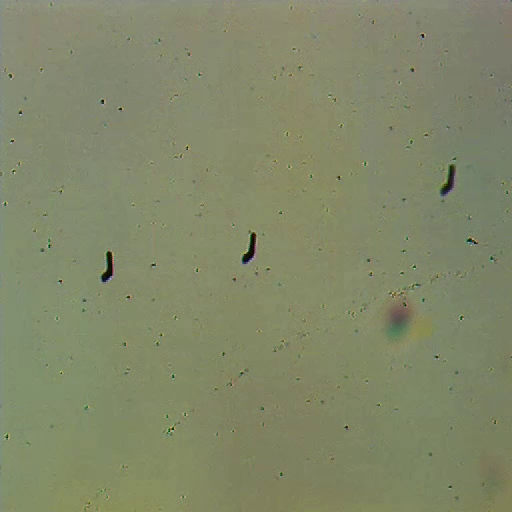
#> input picture frame 22 of python/video_cut.mp4, 512 x 512 px
$ python 'sample tracking.py'
#> lines starting #> are read from the running program, lines starting #| are printed output that depends on the picture; after the words box and inside, x2 and y2 are one past the last pixel; in counts of white or black regions, pixels touching at a corner belong together
import cv2
import numpy as np
import matplotlib.pyplot as plt

# Read video file
video_path = r"F:\cagatay_folders\planar\data\septemebr 2022\dataselect\video_cut.mp4"
cap = cv2.VideoCapture(video_path)

# Read the first frame
ret, frame = cap.read()
#> frame is the input picture: shape (512, 512, 3); mean B, G, R 104.2, 135.2, 129.7

if not ret:
    print("Error reading video frame.")
    exit()

# Convert the frame to grayscale
gray_frame = cv2.cvtColor(frame, cv2.COLOR_BGR2GRAY)
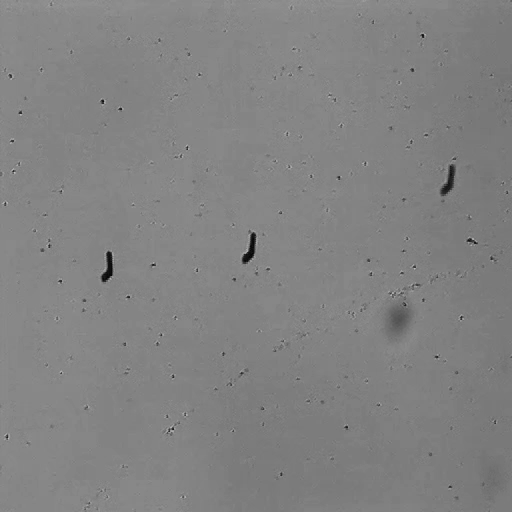
#> gray_frame: shape (512, 512); min 4, max 196, mean 130
plt.figure(figsize=(10, 6))

# Display the original frame
plt.subplot(2, 2, 1)
plt.imshow(cv2.cvtColor(frame, cv2.COLOR_BGR2RGB))
plt.title("Original Frame")

# Display the grayscale frame
plt.subplot(2, 2, 2)
plt.imshow(gray_frame, cmap='gray')
plt.title("Grayscale")

# Apply thresholding to the grayscale frame
_, binary_frame = cv2.threshold(gray_frame, 64, 255, cv2.THRESH_BINARY)
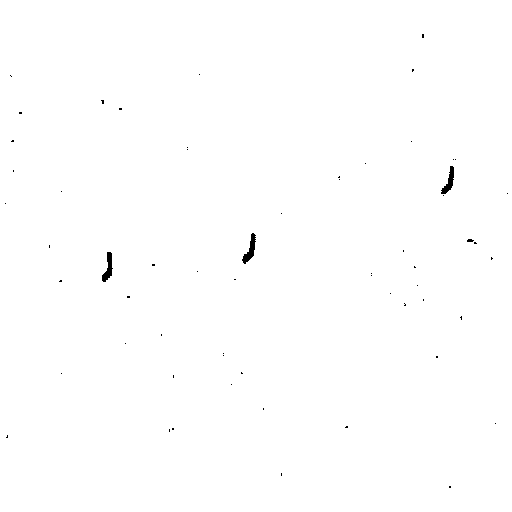
#> binary_frame: shape (512, 512); 99.7% white; 60 black regions (57 under 20 px), largest, box (x1, y1, x2, y2) and area: (242, 233, 256, 264) 177, (102, 252, 113, 282) 164, (441, 166, 454, 194) 156
plt.subplot(2, 2, 3)
plt.imshow(binary_frame, cmap='gray')
plt.title("Binary Thresholding")

# Invert the binary frame and fill holes
inverted_frame = cv2.bitwise_not(binary_frame)
filled_frame = cv2.morphologyEx(inverted_frame, cv2.MORPH_CLOSE, cv2.getStructuringElement(cv2.MORPH_RECT, (5, 5)))
#> filled_frame: shape (512, 512); 0.26% white; 52 white regions (48 under 20 px), largest, box (x1, y1, x2, y2) and area: (242, 233, 256, 264) 180, (102, 252, 113, 282) 164, (441, 166, 454, 196) 161, (467, 239, 477, 244) 23
filled_frame = cv2.bitwise_not(filled_frame)
#> filled_frame: shape (512, 512); 99.7% white; 52 black regions (48 under 20 px)
plt.subplot(2, 2, 4)
plt.imshow(filled_frame, cmap='gray')
plt.title("Inverted and Holes Filled")


# Find contours in the filled_frame
contours, _ = cv2.findContours(filled_frame, mode=cv2.RETR_TREE, method=cv2.CHAIN_APPROX_NONE)
#> contours = 55 contours, 50 with area under 20; largest, box (x1, y1, x2, y2) and area: (0, 0, 512, 512) 261121, (241, 232, 257, 265) 214, (101, 251, 114, 283) 198, (440, 165, 455, 197) 195, (466, 238, 475, 243) 26
print("Number of contours:", len(contours))
#| Number of contours: 55

# Define a minimum contour area threshold
min_contour_area = 50  # Adjust this value according to your needs

# Filter out small contours based on area
filtered_contours = [contour for contour in contours if cv2.contourArea(contour) > min_contour_area]
#> filtered_contours = 4 contours; box (x1, y1, x2, y2) and area: (0, 0, 512, 512) 261121, (241, 232, 257, 265) 214, (101, 251, 114, 283) 198, (440, 165, 455, 197) 195

# Exclude the first contour from filtered_contours
filtered_contours = filtered_contours[1:]
#> filtered_contours = 3 contours; box (x1, y1, x2, y2) and area: (241, 232, 257, 265) 214, (101, 251, 114, 283) 198, (440, 165, 455, 197) 195

print("Number of filtered contours:", len(filtered_contours))
#| Number of filtered contours: 3

# Draw centroids and numbers
for i, contour in enumerate(filtered_contours):
    moments = cv2.moments(contour)
    if moments["m00"] != 0:
        centroid_x = int(moments["m10"] / moments["m00"])
        centroid_y = int(moments["m01"] / moments["m00"])
        cv2.circle(frame, (centroid_x, centroid_y), 3, (0, 0, 255), -1)
        cv2.putText(frame, str(i + 1), (centroid_x + 5, centroid_y - 5), cv2.FONT_HERSHEY_SIMPLEX, 0.5, (0, 0, 255), 2)
        print(centroid_x, centroid_y)
#> this loop made 3 passes
#> (centroid_x, centroid_y) on passes 1 to 3: (107, 267), (249, 249), (448, 181)
#| 107 267
#| 249 249
#| 448 181
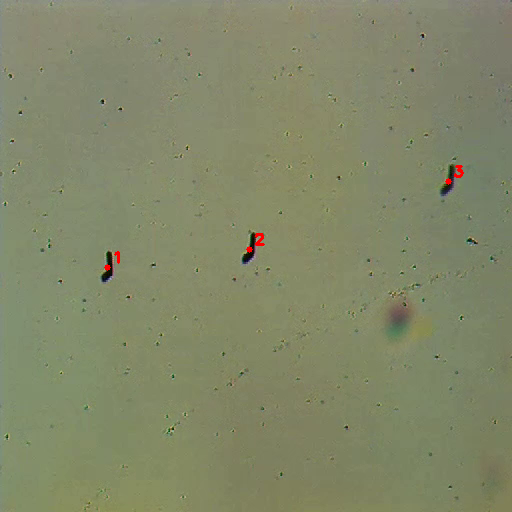
#> frame: shape (512, 512, 3); 0.11% of pixels changed, all inside (x1, y1, x2, y2) = (104, 165, 464, 271)

# Display the frame with centroids and numbers
plt.figure(figsize=(10, 6))
plt.imshow(cv2.cvtColor(frame, cv2.COLOR_BGR2RGB))
plt.title("Centroids Numbered")


plt.tight_layout()
plt.show()
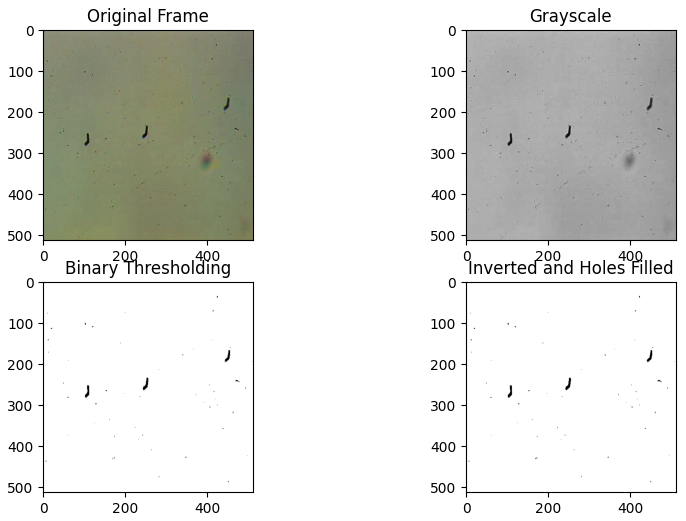
#> figure drawn by matplotlib, 4 panels


# Display the first frame and prompt user to select a contour
plt.imshow(cv2.cvtColor(frame, cv2.COLOR_BGR2RGB))
plt.title("First Frame: Select Contour to Track")
plt.show()

# Choose the contour index to track based on user input
contour_to_track = int(input("Enter the index of the contour to track: "))
#> the answer given: 3

# Create a VideoWriter to save the output video
output_video_path = r"F:\cagatay_folders\planar\data\septemebr 2022\dataselect\centroid_tracking_output2.avi"
fourcc = cv2.VideoWriter_fourcc(*'XVID')
#> fourcc = 1145656920
out = cv2.VideoWriter(output_video_path, fourcc, 20.0, (frame.shape[1], frame.shape[0]))

# Track the selected contour in subsequent frames
while True:
    ret, frame = cap.read()

    if not ret:
        print("End of video.")
        break

    # Convert the frame to grayscale
    gray_frame = cv2.cvtColor(frame, cv2.COLOR_BGR2GRAY)

    # Apply thresholding to the grayscale frame
    _, binary_frame = cv2.threshold(gray_frame, 64, 255, cv2.THRESH_BINARY)
#> binary_frame: shape (512, 512); 99.7% white; 57 black regions (54 under 20 px), largest, box (x1, y1, x2, y2) and area: (243, 233, 256, 264) 175, (102, 251, 113, 282) 168, (442, 165, 454, 194) 155

    # Invert the binary frame and fill holes
    inverted_frame = cv2.bitwise_not(binary_frame)
    filled_frame = cv2.morphologyEx(inverted_frame, cv2.MORPH_CLOSE, cv2.getStructuringElement(cv2.MORPH_RECT, (5, 5)))
#> filled_frame: shape (512, 512); 0.26% white; 51 white regions (47 under 20 px), largest, box (x1, y1, x2, y2) and area: (243, 233, 256, 264) 178, (102, 251, 113, 282) 168, (442, 165, 454, 196) 158, (467, 239, 477, 244) 23
    filled_frame = cv2.bitwise_not(filled_frame)
#> filled_frame: shape (512, 512); 99.7% white; 51 black regions (47 under 20 px)

    # Find contours in the filled_frame
    contours, _ = cv2.findContours(filled_frame, mode=cv2.RETR_TREE, method=cv2.CHAIN_APPROX_NONE)
#> contours = 54 contours, 49 with area under 20; largest, box (x1, y1, x2, y2) and area: (0, 0, 512, 512) 261121, (242, 232, 257, 265) 212, (101, 250, 114, 283) 202, (441, 164, 455, 197) 192, (466, 238, 475, 243) 26
    print("Number of contours:", len(contours))
#| Number of contours: 54

    # Define a minimum contour area threshold
    min_contour_area = 50  # Adjust this value according to your needs
    1
    # Filter out small contours based on area
    filtered_contours = [contour for contour in contours if cv2.contourArea(contour) > min_contour_area]
#> filtered_contours = 4 contours; box (x1, y1, x2, y2) and area: (0, 0, 512, 512) 261121, (242, 232, 257, 265) 212, (101, 250, 114, 283) 202, (441, 164, 455, 197) 192

    # Exclude the first contour from filtered_contours
    filtered_contours = filtered_contours[1:]
#> filtered_contours = 3 contours; box (x1, y1, x2, y2) and area: (242, 232, 257, 265) 212, (101, 250, 114, 283) 202, (441, 164, 455, 197) 192

    print("Number of filtered contours:", len(filtered_contours))
#| Number of filtered contours: 3

    found_contour = False  # Initialize flag for found contour


    # Draw centroids and numbers
    for i, contour in enumerate(filtered_contours):
        if i == contour_to_track-1:
            moments = cv2.moments(contour)
            if moments["m00"] != 0:
                centroid_x = int(moments["m10"] / moments["m00"])
                centroid_y = int(moments["m01"] / moments["m00"])
                cv2.circle(frame, (centroid_x, centroid_y), 3, (0, 0, 255), -1)
                cv2.putText(frame, str(i + 1), (centroid_x + 5, centroid_y - 5), cv2.FONT_HERSHEY_SIMPLEX, 0.5, (0, 0, 255), 2)
                print(centroid_x, centroid_y)
                found_contour = True  # Set flag to stop searching
#> this loop made 3 passes
#> (centroid_x, centroid_y, found_contour) on pass 3: (448, 180, True)
#| 448 180
#> frame: shape (512, 512, 3); mean B, G, R 103.9, 135.2, 129.8


    out.write(frame)

    # Display the frame with the tracked contour
    cv2.imshow("Tracked Contour", frame)

    if cv2.waitKey(1) & 0xFF == ord('q'):  # Press 'q' to quit
#> (key q is pressed here)
        break

# Release resources
cap.release()
out.release()
cv2.destroyAllWindows()

# # -*- coding: utf-8 -*-
"""
Created on Wed Aug 30 17:13:57 2023

@author: 48369962
"""
